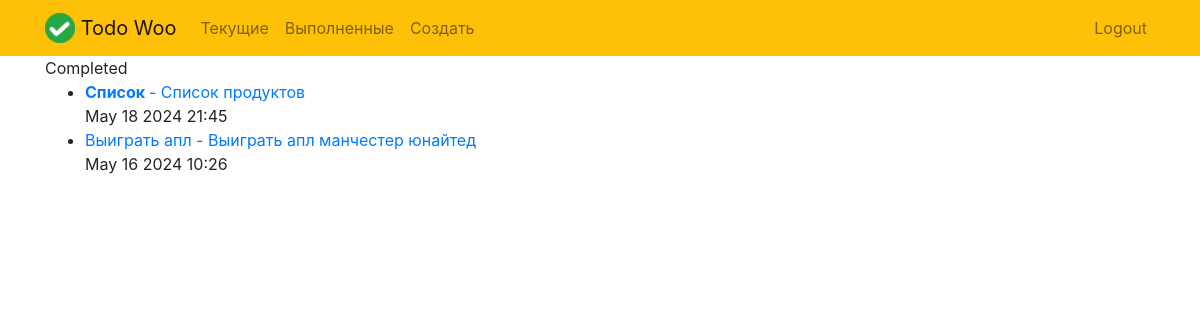
The app's page /completed/ (signed in), older data.
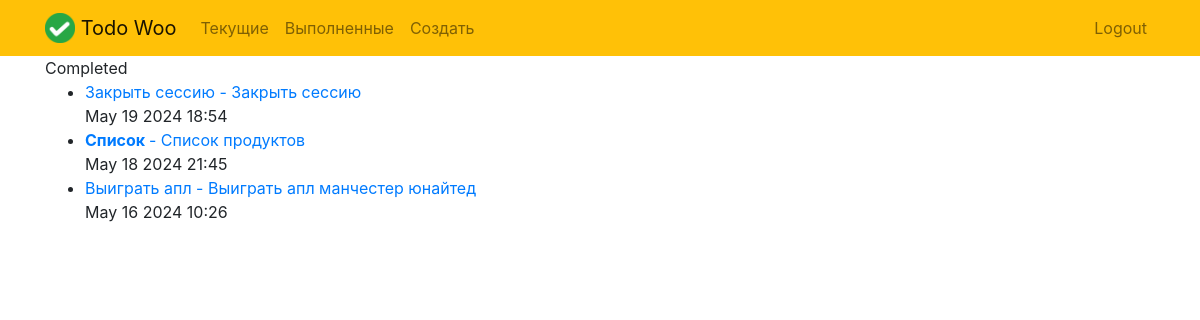
The same page, newer data.
### todo/models.py (models this page shows, shortened)
class Todo(models.Model):
    title = models.CharField(max_length=100)
    memo = models.TextField(blank=True)
    created = models.DateTimeField(auto_now_add=True)
    datecompleted = models.DateTimeField(null=True, blank = True)
    important = models.BooleanField(default=False)
    user = models.ForeignKey(User, on_delete=models.CASCADE)

### todo/views.py (the view)
# urls.py: path('completed/', views.completedtodos, name='completedtodos'),
@login_required
def completedtodos(request):
    todos = Todo.objects.filter(user=request.user, datecompleted__isnull=False).order_by('-datecompleted')
    return render(request, 'todo/completetodos.html', {'todos': todos})

### todo/templates/todo/completetodos.html
{% extends 'todo/base.html'%}
{% block content %}
Completed
<ul>
    {% for todo in todos %}
    <li><a href="{% url 'viewtodo' todo.id  %}">{% if todo.important %}<b>{% endif %}
        {{ todo.title }}
        {% if todo.important %}</b>{% endif %}
        {% if todo.memo %} - {{ todo.memo }}{% endif %}</a></li>
        {{ todo.datecompleted|date:'M j Y H:i' }}
    {% endfor %}
</ul>
{% endblock %}

Row changes from the older to the newer data that the page shows:
now on this page (row edited): Todo: title "Закрыть сессию", memo "Закрыть сессию", datecompleted "May 19 2024 18:54"
